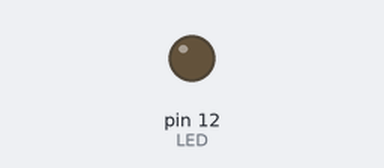
The sketch below on a simulated Arduino Uno, built with avr-gcc and run on an emulated ATmega328P. Parts: output pins drawn as LEDs (lit = HIGH). What the sketch prints to the serial monitor is not drawn. At 9.1 s the program stops and its outputs stay as they are.

Above: at 4.0 s.
At 8.44 s:
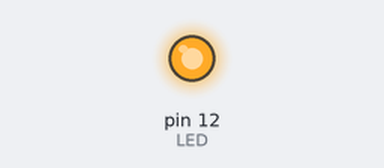
Timing chart, 0 to 10.4 s (numbered marks = the images above):
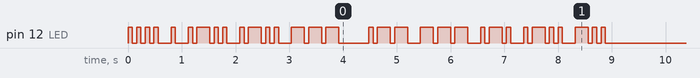

The sketch:

morsecode.ino
```cpp
#define LED   12
#define DELAY 80

const char* MESSAGE = "hello world";

const char* CODE[26] = {
  ".-", "-...", "-.-.", "-..", ".", "..-.", "--.", "....", "..", ".---",
  "-.-", ".-..", "--", "-.", "---", ".--.", "--.-", ".-.", "...", "-",
  "..-", "...-", ".--", "-..-", "-.--", "--.."
};

void setup() {
  pinMode(LED, OUTPUT);
  Serial.begin(9600);              // Start serial communication
  Serial.println("Blinking Morse Code:");
  Serial.println(MESSAGE);        // Print the message
}

void playSymbol(char symbol) {
  if (symbol == '.') {
    digitalWrite(LED, HIGH);
    delay(DELAY);
  } else if (symbol == '-') {
    digitalWrite(LED, HIGH);
    delay(3 * DELAY);
  }
  digitalWrite(LED, LOW);
  delay(DELAY);  // Inter-symbol delay
}

void blinkMorse(const char* msg) {
  for (int i = 0; msg[i] != '\0'; i++) {
    char c = msg[i];
    if (c >= 'a' && c <= 'z') {
      const char* morse = CODE[c - 'a'];
      for (int j = 0; morse[j] != '\0'; j++) {
        playSymbol(morse[j]);
      }
      delay(2 * DELAY);  // Inter-letter delay
    } else if (c == ' ') {
      delay(4 * DELAY);  // Inter-word delay
    }
  }
}

void loop() {
  blinkMorse(MESSAGE);
  while (true);  // Stop after one run
}
```
